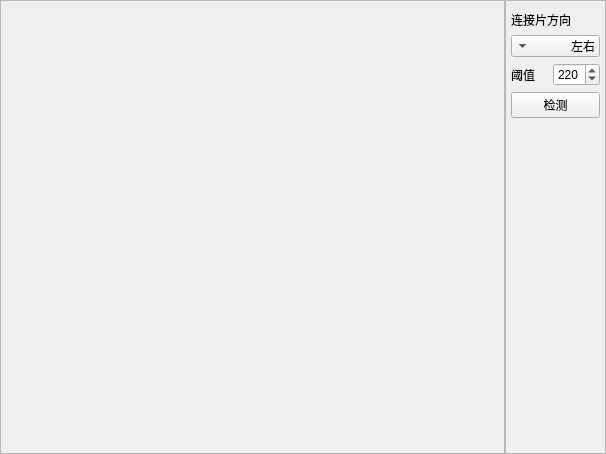
<?xml version="1.0" encoding="UTF-8"?>
<ui version="4.0">
 <class>CGetCuStrapPosWidget</class>
 <widget class="QWidget" name="CGetCuStrapPosWidget">
  <property name="geometry">
   <rect>
    <x>0</x>
    <y>0</y>
    <width>606</width>
    <height>454</height>
   </rect>
  </property>
  <property name="windowTitle">
   <string>Form</string>
  </property>
  <layout class="QHBoxLayout" name="horizontalLayout">
   <property name="spacing">
    <number>0</number>
   </property>
   <property name="leftMargin">
    <number>0</number>
   </property>
   <property name="topMargin">
    <number>0</number>
   </property>
   <property name="rightMargin">
    <number>0</number>
   </property>
   <property name="bottomMargin">
    <number>0</number>
   </property>
   <item>
    <widget class="QFrame" name="frame">
     <property name="sizePolicy">
      <sizepolicy hsizetype="Preferred" vsizetype="Preferred">
       <horstretch>5</horstretch>
       <verstretch>0</verstretch>
      </sizepolicy>
     </property>
     <property name="frameShape">
      <enum>QFrame::StyledPanel</enum>
     </property>
     <property name="frameShadow">
      <enum>QFrame::Raised</enum>
     </property>
     <layout class="QHBoxLayout" name="horizontalLayout_2">
      <property name="spacing">
       <number>0</number>
      </property>
      <property name="leftMargin">
       <number>0</number>
      </property>
      <property name="topMargin">
       <number>0</number>
      </property>
      <property name="rightMargin">
       <number>0</number>
      </property>
      <property name="bottomMargin">
       <number>0</number>
      </property>
      <item>
       <layout class="QVBoxLayout" name="lay_widget"/>
      </item>
     </layout>
    </widget>
   </item>
   <item>
    <widget class="QFrame" name="frame_2">
     <property name="sizePolicy">
      <sizepolicy hsizetype="Preferred" vsizetype="Preferred">
       <horstretch>1</horstretch>
       <verstretch>0</verstretch>
      </sizepolicy>
     </property>
     <property name="frameShape">
      <enum>QFrame::StyledPanel</enum>
     </property>
     <property name="frameShadow">
      <enum>QFrame::Raised</enum>
     </property>
     <layout class="QVBoxLayout" name="verticalLayout">
      <property name="spacing">
       <number>6</number>
      </property>
      <property name="leftMargin">
       <number>5</number>
      </property>
      <property name="topMargin">
       <number>10</number>
      </property>
      <property name="rightMargin">
       <number>5</number>
      </property>
      <property name="bottomMargin">
       <number>5</number>
      </property>
      <item>
       <widget class="QLabel" name="label">
        <property name="text">
         <string>连接片方向</string>
        </property>
       </widget>
      </item>
      <item>
       <widget class="QComboBox" name="cmb_direction">
        <property name="layoutDirection">
         <enum>Qt::RightToLeft</enum>
        </property>
        <property name="currentIndex">
         <number>1</number>
        </property>
        <item>
         <property name="text">
          <string>上下</string>
         </property>
        </item>
        <item>
         <property name="text">
          <string>左右</string>
         </property>
        </item>
       </widget>
      </item>
      <item>
       <layout class="QHBoxLayout" name="horizontalLayout_3">
        <property name="topMargin">
         <number>0</number>
        </property>
        <item>
         <widget class="QLabel" name="label_2">
          <property name="text">
           <string>阈值</string>
          </property>
         </widget>
        </item>
        <item>
         <widget class="QSpinBox" name="spin_thre">
          <property name="maximum">
           <number>255</number>
          </property>
          <property name="value">
           <number>220</number>
          </property>
         </widget>
        </item>
       </layout>
      </item>
      <item>
       <widget class="QPushButton" name="btn_detect">
        <property name="text">
         <string>检测</string>
        </property>
       </widget>
      </item>
      <item>
       <spacer name="verticalSpacer">
        <property name="orientation">
         <enum>Qt::Vertical</enum>
        </property>
        <property name="sizeHint" stdset="0">
         <size>
          <width>20</width>
          <height>40</height>
         </size>
        </property>
       </spacer>
      </item>
     </layout>
    </widget>
   </item>
  </layout>
 </widget>
 <resources/>
 <connections>
  <connection>
   <sender>spin_thre</sender>
   <signal>valueChanged(int)</signal>
   <receiver>btn_detect</receiver>
   <slot>click()</slot>
   <hints>
    <hint type="sourcelabel">
     <x>588</x>
     <y>68</y>
    </hint>
    <hint type="destinationlabel">
     <x>571</x>
     <y>90</y>
    </hint>
   </hints>
  </connection>
 </connections>
</ui>
